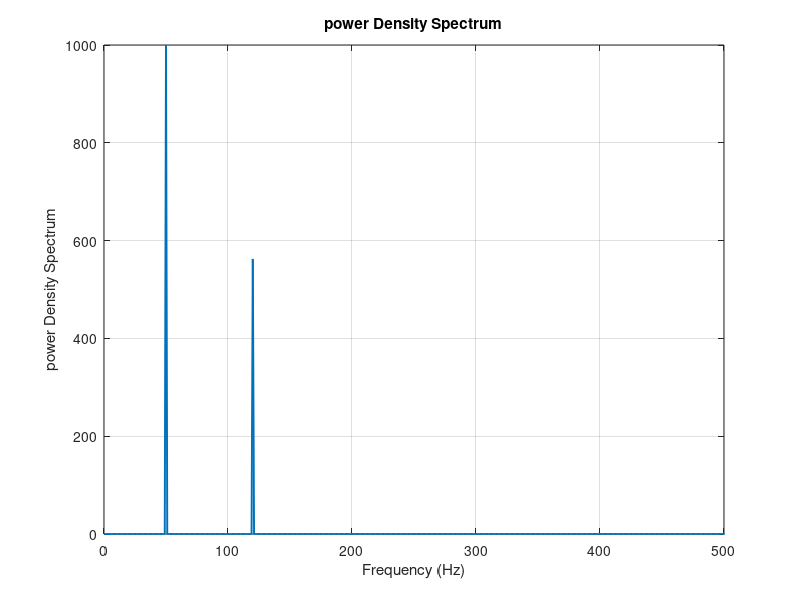

This figure's MATLAB source:
%power spectral estimaion
clc;
clear all;
close all;
Fs = 1000;              
t = 0:1/Fs:1-1/Fs;      
x = 2*sin(2*pi*50*t) + 1.5*sin(2*pi*120*t);
N = length(x);          
X = fft(x);             
X_mag = abs(X).^2;      
PSD = X_mag / N;
f = (0:N-1)*(Fs/N);     
figure;
plot(f, PSD, 'LineWidth', 1.4);
xlabel('Frequency (Hz)');
ylabel('power Density Spectrum');
title('power Density Spectrum');
grid on;
xlim([0 Fs/2]);